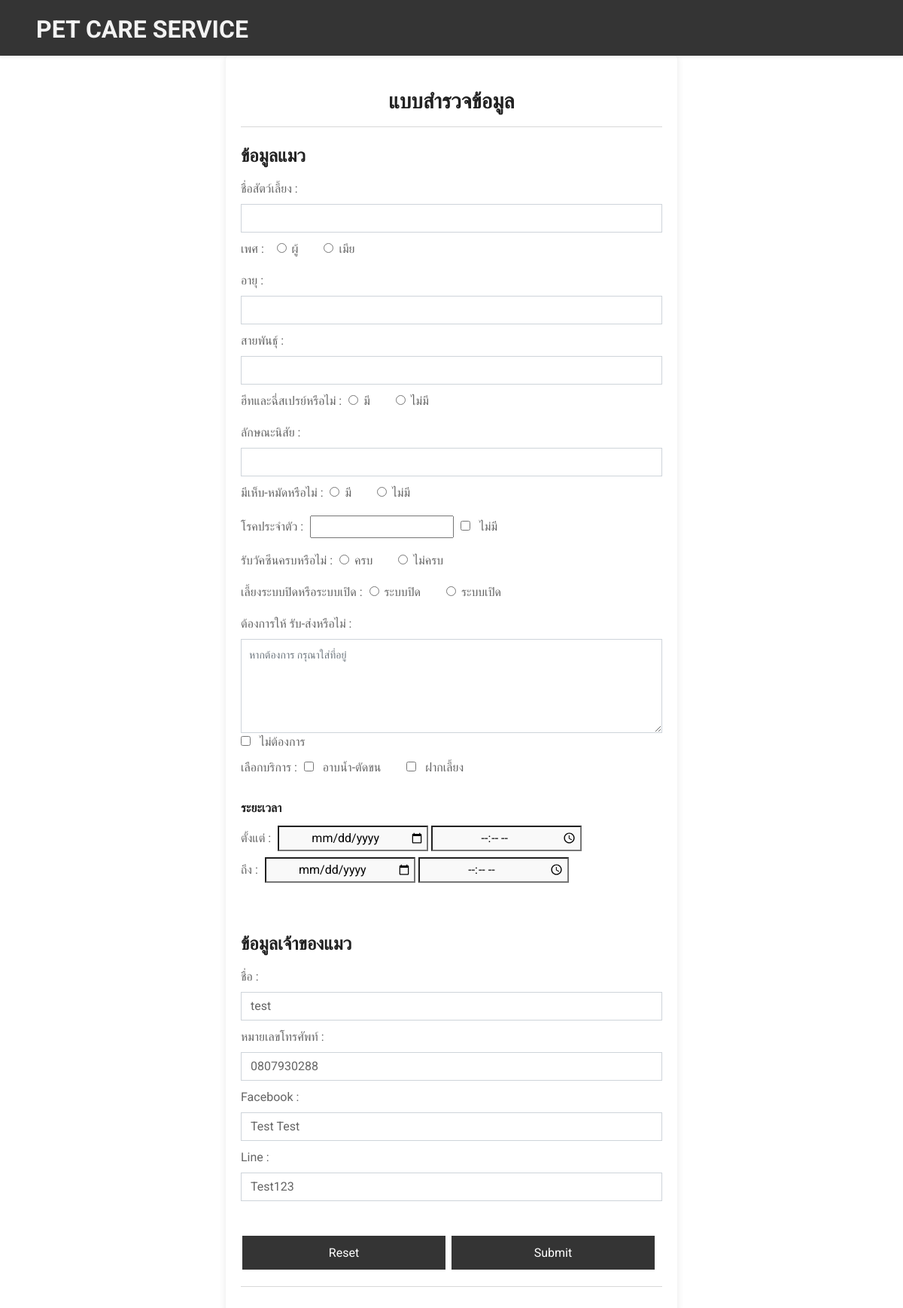
The page /servicecat.php (signed in) on the database its author committed.
### tables this page shows
CREATE TABLE `register` (
  `userID` int(11) NOT NULL,
  `email` varchar(255) NOT NULL,
  `password` varchar(255) NOT NULL,
  `username` varchar(255) NOT NULL,
  `phone` varchar(10) NOT NULL,
  `facebook` varchar(255) NOT NULL,
  `line` varchar(100) NOT NULL
);

### servicecat.php (the view, shortened to what this page needs)
<?php
    include('config\connect.php');
    $sql = "SELECT username, phone, facebook, line FROM register WHERE email = ?";
    $stmt = $conn->prepare($sql);
    $stmt->bind_param('s', $_SESSION['email']);
    $stmt->execute();
    $result = $stmt->get_result();
    if ($row = $result->fetch_assoc()) {
        $username = htmlspecialchars($row['username']);
        $phone = htmlspecialchars($row['phone']);
        $facebook = htmlspecialchars($row['facebook']);
        $line = htmlspecialchars($row['line']);
    }
?>
<!DOCTYPE html>
<html lang="en">
<head>
    <link href="https://cdn.jsdelivr.net/npm/bootstrap-icons@1.4.1/font/bootstrap-icons.css" rel="stylesheet">
    <link href="lib/flaticon/font/flaticon.css" rel="stylesheet">
    <link href="lib/owlcarousel/assets/owl.carousel.min.css" rel="stylesheet">
    <link href="css/bootstrap.min.css" rel="stylesheet">
    <link href="css/style.css" rel="stylesheet">
</head>
<body>
    <?php if (isset($_SESSION['email'])): ?>
    <nav class="navbar navbar-expand-lg navbar-light shadow-sm " style="background-color:#343434;">
        <a href="active.php" class="navbar-brand ms-lg-5">
            <h1 class="m-0 text-uppercase text-light"><font size="6" >Pet care service</font></h1>
        </a>
    </nav>
    <div class="container" >
        <h3 class="mt-4 text-center">แบบสำรวจข้อมูล</h3>
        <hr>
        <form action="servicecatdb.php" method="post" id="catServiceForm" onsubmit="return validateForm()">
            <div class="mb-3">
            <h4 class="mt-4 ">ข้อมูลแมว</h4>
                <label for="catname" class="form-label">ชื่อสัตว์เลี้ยง :</label>
                <input type="text" class="form-control" name="catname" required >
                <label for="catgender" class="form-label ">เพศ :</label>
                    <input type="radio" name="catgender" value="ผู้">
                    <label for="ผู้">ผู้ </label>
                    <input type="radio" name="catgender" value="เมีย">
                    <label for="เมีย">เมีย </label><br>
                <label for="catage" class="form-label ">อายุ :</label>
                <input type="text" class="form-control" name="catage" required >
                <label for="catspicies" class="form-label">สายพันธุ์ :</label>
                <input type="text" class="form-control" name="catspicies">
                <label for="catheat" class="form-label">ฮีทและฉี่สเปรย์หรือไม่ :</label>
                    <input type="radio" name="catheat" value="มี">
                    <label for="มี">มี </label>
                    <input type="radio" name="catheat" value="ไม่มี">
                    <label for="ไม่มี">ไม่มี </label><br>
                <label for="catbehavior" class="form-label">ลักษณะนิสัย :</label>
                <input type="text" class="form-control" name="catbehavior">
                <label for="cattick" class="form-label">มีเห็บ-หมัดหรือไม่ :</label>
                    <input type="radio" name="cattick" value="มี">
                    <label for="มี">มี </label>
                    <input type="radio" name="cattick" value="ไม่มี">
                    <label for="ไม่มี">ไม่มี </label><br>
                <label for="catcongen" class="form-label">โรคประจำตัว :</label>
                <input type="text" class="form-label" name="catcongen">
                    <input type="checkbox" name="catcongen" value="ไม่มี">
                    <label for="ไม่มี">ไม่มี </label><br>
                <label for="catvac" class="form-label">รับวัคซีนครบหรือไม่ :</label>
                    <input type="radio" name="catvac" value="ครบ">
                    <label for="ครบ">ครบ </label>
                    <input type="radio" name="catvac" value="ไม่ครบ">
                    <label for="ไม่ครบ">ไม่ครบ </label><br>
                <label for="catrs" class="form-label">เลี้ยงระบบปิดหรือระบบเปิด :</label>
                    <input type="radio" name="catrs" value="ระบบปิด">
                    <label for="ระบบปิด">ระบบปิด </label>
                    <input type="radio" name="catrs" value="ระบบเปิด">
                    <label for="ระบบเปิด">ระบบเปิด </label><br>
                <label for="cattrans" class="form-label">ต้องการให้ รับ-ส่งหรือไม่ :</label>
                    <textarea id="address" class="form-control custom-input" name="cattrans" placeholder="หากต้องการ กรุณาใส่ที่อยู่"></textarea>
                    <input type="checkbox" name="cattrans" value="ไม่ต้องการ">
                    <label for="ไม่ต้องการ">ไม่ต้องการ </label><br>
                <label for="catservices" class="form-label">เลือกบริการ :</label>
                    <input type="checkbox" name="catservices[]" value="อาบน้ำ-ตัดขน" id="catServiceForm">
                    <label for="อาบน้ำ-ตัดขน">อาบน้ำ-ตัดขน </label>
                    <input type="checkbox" name="catservices[]" value="ฝากเลี้ยง" id="catServiceForm">
                    <label for="ฝากเลี้ยง">ฝากเลี้ยง </label>
            <h6 class="mt-4 ">ระยะเวลา</h6>
                <label for="cdatetimestartc" class="form-label">ตั้งแต่ :</label>
                <input type="date" class="datetime" name="cdatestart" required>
                <input type="time" class="datetime" name="ctimestart" required><br>
                <label for="cdatetimeendc" class="form-label">ถึง :</label>
                <input type="date" class="datetime" name="dateendc"required>
                <input type="time" class="datetime" name="timeendc"required>
            </div><br>
            <div class="mb-3">
            <h4 class="mt-4 ">ข้อมูลเจ้าของแมว</h4>
                <label for="username" class="form-label">ชื่อ :</label>
                <input type="text" class="form-control" name="username" value="<?php echo $username; ?>" required>
                <label for="phone" class="form-label">หมายเลขโทรศัพท์ :</label>
                <input type="tel" class="form-control" name="phone" oninput="validatePhoneNumber(event)"maxlength="10" value="<?php echo $phone; ?>" required>
                <label for="facebook" class="form-label">Facebook :</label>
                <input type="text" class="form-control" name="facebook" value="<?php echo $facebook; ?>">
                <label for="line" class="form-label">Line :</label>
                <input type="text" class="form-control" name="line" value="<?php echo $line; ?>"><br>
            </div>
            <button type="reset" class="btn1" >Reset</button>
            <button type="submit" name="servicecat" class="btn1">Submit</button>
        </form>
        <hr>
    </div>
    <?php endif; ?>
</body>
</html>

### css/style.css (style rules this page uses)
:root { --primary: #343434; --secondary: #343434; --light: #F3F3F3; --dark: #212121; }

### servicecat.php (style rules this page uses)
body { margin: 0; padding: 0; font-family: 'Roboto', sans-serif; }
.container { max-width: 600px; padding: 20px; border-radius: 5px; box-shadow: 0 0 10px rgba(0, 0, 0, 0.1); margin: auto; }
.btn1 { font-family: 'Roboto', sans-serif; background-color: #343434; border: none; color: white; padding: 16px 32px; text-align: center; text-decoration: none; display: inline-block; font-size: 16px; margin: 6px 2px; transition-duration: 0.4s; cursor: pointer; width: 270px; height: 45px; line-height: 0px; }
.form-label { display: inline-block; margin-right: 5px; margin-top: 10px; }
.form-control::placeholder { font-size: 14px; }
.custom-input { width: 560px; height: 125px; padding: 10px; }
.datetime { width: 200px; padding: 3px; font-size: 16px; background-color: #f9f9f9; text-align: center; }
label { margin-right: 30px; }
input[type="radio"] { margin-right: -5px; }

### rows shown on the page
register: username "test", phone "0807930288", facebook "Test Test", line "Test123"
